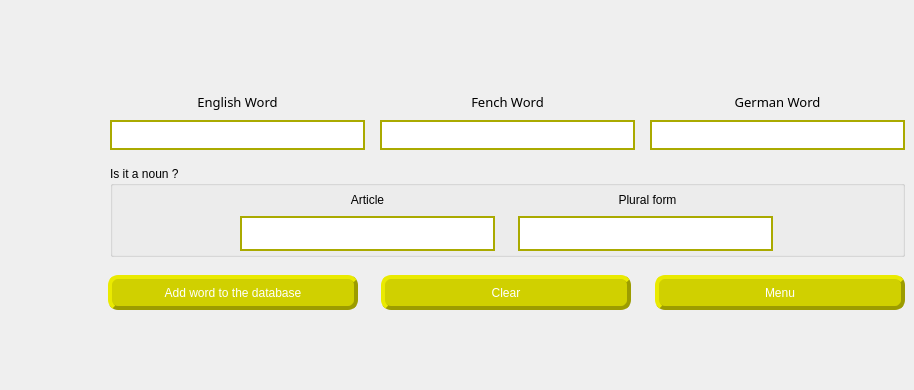
      <widget class="QWidget" name="addWordsPage">
       <widget class="QGroupBox" name="groupNoun">
        <property name="enabled">
         <bool>true</bool>
        </property>
        <property name="geometry">
         <rect>
          <x>110</x>
          <y>166</y>
          <width>795</width>
          <height>91</height>
         </rect>
        </property>
        <property name="styleSheet">
         <string notr="true">QGroupBox {
	font: 87 10pt &quot;Arial Black&quot;;
}
</string>
        </property>
        <property name="title">
         <string>Is it a noun ?</string>
        </property>
        <widget class="QLineEdit" name="addArticle">
         <property name="geometry">
          <rect>
           <x>130</x>
           <y>50</y>
           <width>255</width>
           <height>35</height>
          </rect>
         </property>
         <property name="font">
          <font>
           <family>Arial</family>
           <pointsize>10</pointsize>
           <weight>75</weight>
           <bold>true</bold>
          </font>
         </property>
         <property name="styleSheet">
          <string notr="true">QLineEdit {
    border-width: 2px;
    border-style: solid;
    border-color: rgb(170, 170, 0);
}</string>
         </property>
        </widget>
        <widget class="QLineEdit" name="addPluralForm">
         <property name="geometry">
          <rect>
           <x>408</x>
           <y>50</y>
           <width>255</width>
           <height>35</height>
          </rect>
         </property>
         <property name="font">
          <font>
           <family>Arial</family>
           <pointsize>10</pointsize>
           <weight>75</weight>
           <bold>true</bold>
          </font>
         </property>
         <property name="styleSheet">
          <string notr="true">QLineEdit {
    border-width: 2px;
    border-style: solid;
    border-color: rgb(170, 170, 0);
}</string>
         </property>
        </widget>
        <widget class="QLabel" name="label_12">
         <property name="geometry">
          <rect>
           <x>410</x>
           <y>25</y>
           <width>255</width>
           <height>18</height>
          </rect>
         </property>
         <property name="styleSheet">
          <string notr="true">QLabel {
	font: 87 10pt &quot;Arial Black&quot;;
}</string>
         </property>
         <property name="text">
          <string>Plural form</string>
         </property>
         <property name="alignment">
          <set>Qt::AlignCenter</set>
         </property>
        </widget>
        <widget class="QLabel" name="label_13">
         <property name="geometry">
          <rect>
           <x>130</x>
           <y>25</y>
           <width>255</width>
           <height>18</height>
          </rect>
         </property>
         <property name="styleSheet">
          <string notr="true">QLabel {
	font: 87 10pt &quot;Arial Black&quot;;
}</string>
         </property>
         <property name="text">
          <string>Article</string>
         </property>
         <property name="alignment">
          <set>Qt::AlignCenter</set>
         </property>
        </widget>
       </widget>
       <widget class="QPushButton" name="btnAdd">
        <property name="geometry">
         <rect>
          <x>108</x>
          <y>275</y>
          <width>250</width>
          <height>35</height>
         </rect>
        </property>
        <property name="styleSheet">
         <string notr="true">QPushButton {
    background-color: rgb(208, 208, 0);
    border-style: outset;
    border-width: 4px;
    border-radius: 10px;
    border-color: rgb(156, 156, 0);
    padding: 6px;
	font: 75 10pt &quot;Arial Black&quot;;
	color: rgb(255, 255, 255);
}
QPushButton:pressed {
    background-color:rgb(156, 156, 0);
    border-style: inset;
}

QPushButton:hover
{
	background-color: rgb(156, 156, 0);
}
</string>
        </property>
        <property name="text">
         <string>Add word to the database</string>
        </property>
       </widget>
       <widget class="QPushButton" name="btnReturAdd">
        <property name="geometry">
         <rect>
          <x>655</x>
          <y>275</y>
          <width>250</width>
          <height>35</height>
         </rect>
        </property>
        <property name="styleSheet">
         <string notr="true">QPushButton {
    background-color: rgb(208, 208, 0);
    border-style: outset;
    border-width: 4px;
    border-radius: 10px;
    border-color: rgb(156, 156, 0);
    padding: 6px;
	font: 75 10pt &quot;Arial Black&quot;;
	color: rgb(255, 255, 255);
}
QPushButton:pressed {
    background-color:rgb(156, 156, 0);
    border-style: inset;
}

QPushButton:hover
{
	background-color: rgb(156, 156, 0);
}</string>
        </property>
        <property name="text">
         <string>Menu</string>
        </property>
       </widget>
       <widget class="QLabel" name="label_19">
        <property name="geometry">
         <rect>
          <x>-10</x>
          <y>-10</y>
          <width>811</width>
          <height>381</height>
         </rect>
        </property>
        <property name="styleSheet">
         <string notr="true">background-image: url(:/windowsBackground/Pictures/BackgroundSubWindow.PNG);
background-repeat:no-repeat;
background-position:center center;</string>
        </property>
        <property name="text">
         <string/>
        </property>
       </widget>
       <widget class="QLabel" name="label_6">
        <property name="enabled">
         <bool>true</bool>
        </property>
        <property name="geometry">
         <rect>
          <x>110</x>
          <y>80</y>
          <width>255</width>
          <height>44</height>
         </rect>
        </property>
        <property name="font">
         <font>
          <family>Arial Black</family>
          <pointsize>10</pointsize>
          <weight>10</weight>
          <italic>false</italic>
          <bold>false</bold>
          <kerning>true</kerning>
         </font>
        </property>
        <property name="styleSheet">
         <string notr="true">QLabel {
	font: 87 10pt &quot;Arial Black&quot;;
}</string>
        </property>
        <property name="text">
         <string>English Word</string>
        </property>
        <property name="alignment">
         <set>Qt::AlignCenter</set>
        </property>
       </widget>
       <widget class="QLabel" name="label_2">
        <property name="enabled">
         <bool>true</bool>
        </property>
        <property name="geometry">
         <rect>
          <x>380</x>
          <y>80</y>
          <width>255</width>
          <height>44</height>
         </rect>
        </property>
        <property name="font">
         <font>
          <family>Arial Black</family>
          <pointsize>10</pointsize>
          <weight>10</weight>
          <italic>false</italic>
          <bold>false</bold>
         </font>
        </property>
        <property name="styleSheet">
         <string notr="true">QLabel {
	font: 87 10pt &quot;Arial Black&quot;;
}</string>
        </property>
        <property name="text">
         <string>Fench Word</string>
        </property>
        <property name="alignment">
         <set>Qt::AlignCenter</set>
        </property>
       </widget>
       <widget class="QLabel" name="label_3">
        <property name="enabled">
         <bool>true</bool>
        </property>
        <property name="geometry">
         <rect>
          <x>650</x>
          <y>80</y>
          <width>255</width>
          <height>44</height>
         </rect>
        </property>
        <property name="font">
         <font>
          <family>Arial Black</family>
          <pointsize>10</pointsize>
          <weight>10</weight>
          <italic>false</italic>
          <bold>false</bold>
         </font>
        </property>
        <property name="styleSheet">
         <string notr="true">QLabel {
	font: 87 10pt &quot;Arial Black&quot;;
}</string>
        </property>
        <property name="text">
         <string>German Word</string>
        </property>
        <property name="alignment">
         <set>Qt::AlignCenter</set>
        </property>
       </widget>
       <widget class="QLineEdit" name="addEnglishWord">
        <property name="geometry">
         <rect>
          <x>110</x>
          <y>120</y>
          <width>255</width>
          <height>30</height>
         </rect>
        </property>
        <property name="font">
         <font>
          <family>Arial</family>
          <pointsize>10</pointsize>
          <weight>75</weight>
          <bold>true</bold>
         </font>
        </property>
        <property name="styleSheet">
         <string notr="true">QLineEdit {
    border-width: 2px;
    border-style: solid;
    border-color: rgb(170, 170, 0);
}</string>
        </property>
       </widget>
       <widget class="QLineEdit" name="addFrenchWord">
        <property name="geometry">
         <rect>
          <x>380</x>
          <y>120</y>
          <width>255</width>
          <height>30</height>
         </rect>
        </property>
        <property name="font">
         <font>
          <family>Arial</family>
          <pointsize>10</pointsize>
          <weight>75</weight>
          <bold>true</bold>
         </font>
        </property>
        <property name="styleSheet">
         <string notr="true">QLineEdit {
    border-width: 2px;
    border-style: solid;
    border-color: rgb(170, 170, 0);
}</string>
        </property>
       </widget>
       <widget class="QLineEdit" name="addGermanWord">
        <property name="geometry">
         <rect>
          <x>650</x>
          <y>120</y>
          <width>255</width>
          <height>30</height>
         </rect>
        </property>
        <property name="font">
         <font>
          <family>Arial</family>
          <pointsize>10</pointsize>
         </font>
        </property>
        <property name="styleSheet">
         <string notr="true">QLineEdit {
    border-width: 2px;
    border-style: solid;
    border-color: rgb(170, 170, 0);
}</string>
        </property>
       </widget>
       <widget class="QPushButton" name="btnClearWordAdd">
        <property name="geometry">
         <rect>
          <x>381</x>
          <y>275</y>
          <width>250</width>
          <height>35</height>
         </rect>
        </property>
        <property name="styleSheet">
         <string notr="true">QPushButton {
    background-color: rgb(208, 208, 0);
    border-style: outset;
    border-width: 4px;
    border-radius: 10px;
    border-color: rgb(156, 156, 0);
    padding: 6px;
	font: 75 10pt &quot;Arial Black&quot;;
	color: rgb(255, 255, 255);
}
QPushButton:pressed {
    background-color:rgb(156, 156, 0);
    border-style: inset;
}

QPushButton:hover
{
	background-color: rgb(156, 156, 0);
}</string>
        </property>
        <property name="text">
         <string>Clear</string>
        </property>
       </widget>
       <zorder>label_19</zorder>
       <zorder>groupNoun</zorder>
       <zorder>btnAdd</zorder>
       <zorder>btnReturAdd</zorder>
       <zorder>label_6</zorder>
       <zorder>label_2</zorder>
       <zorder>label_3</zorder>
       <zorder>addEnglishWord</zorder>
       <zorder>addFrenchWord</zorder>
       <zorder>addGermanWord</zorder>
       <zorder>btnClearWordAdd</zorder>
      </widget>
